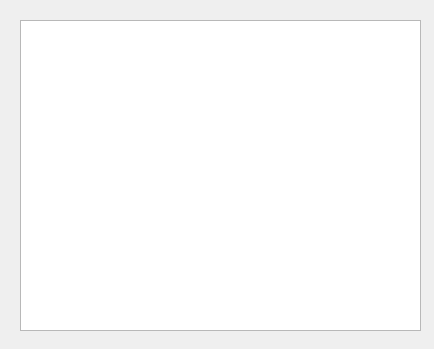
<?xml version="1.0" encoding="UTF-8"?>
<ui version="4.0">
 <class>TaskDialog</class>
 <widget class="QDialog" name="TaskDialog">
  <property name="geometry">
   <rect>
    <x>0</x>
    <y>0</y>
    <width>434</width>
    <height>349</height>
   </rect>
  </property>
  <property name="windowTitle">
   <string>Dialog</string>
  </property>
  <widget class="QTableWidget" name="taskTable">
   <property name="geometry">
    <rect>
     <x>20</x>
     <y>20</y>
     <width>401</width>
     <height>311</height>
    </rect>
   </property>
  </widget>
 </widget>
 <resources/>
 <connections/>
</ui>
